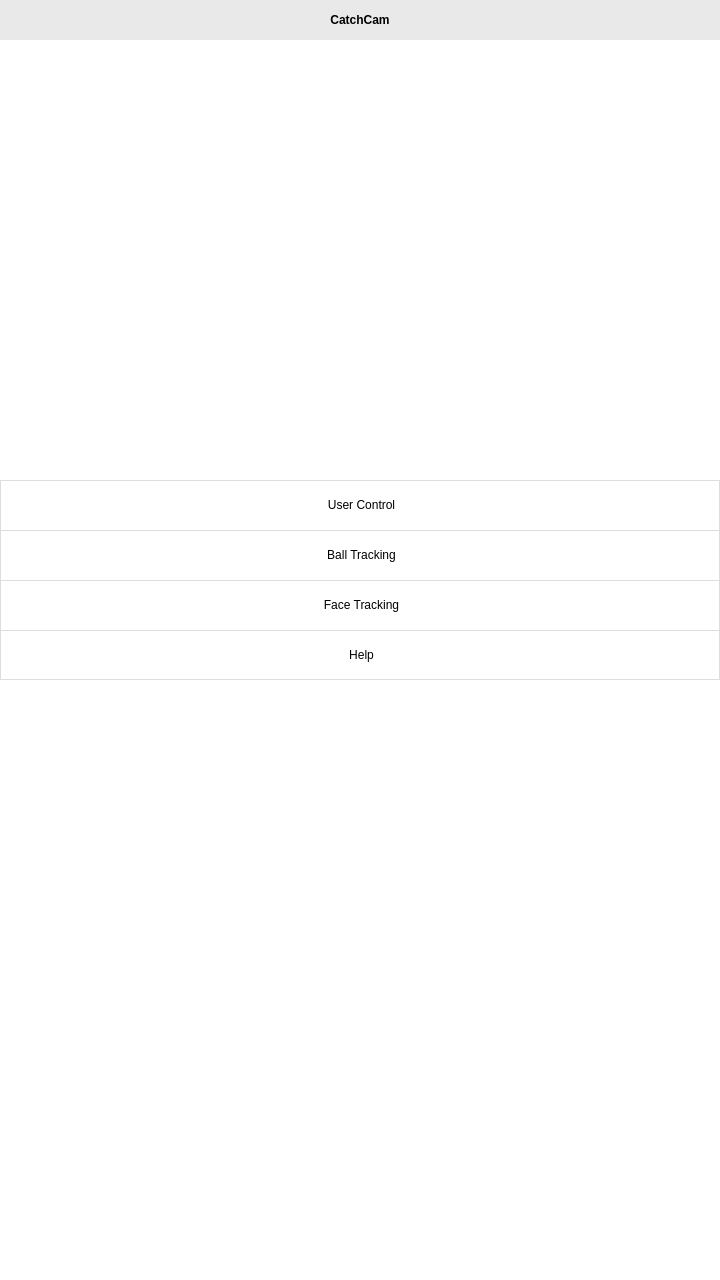
<?xml version="1.0" encoding="UTF-8"?>
<ui version="4.0">
 <class>Form</class>
 <widget class="QWidget" name="Form">
  <property name="geometry">
   <rect>
    <x>0</x>
    <y>0</y>
    <width>720</width>
    <height>1280</height>
   </rect>
  </property>
  <property name="windowTitle">
   <string>Form</string>
  </property>
  <property name="styleSheet">
   <string notr="true">background-color:white</string>
  </property>
  <widget class="QLabel" name="label">
   <property name="geometry">
    <rect>
     <x>0</x>
     <y>0</y>
     <width>720</width>
     <height>40</height>
    </rect>
   </property>
   <property name="styleSheet">
    <string notr="true">background-color:#E9E9E9</string>
   </property>
   <property name="text">
    <string>&lt;html&gt;&lt;head/&gt;&lt;body&gt;&lt;p&gt;&lt;span style=&quot; font-weight:600;&quot;&gt;CatchCam&lt;/span&gt;&lt;/p&gt;&lt;/body&gt;&lt;/html&gt;</string>
   </property>
   <property name="alignment">
    <set>Qt::AlignCenter</set>
   </property>
  </widget>
  <widget class="QLabel" name="label_img">
   <property name="geometry">
    <rect>
     <x>0</x>
     <y>50</y>
     <width>720</width>
     <height>344</height>
    </rect>
   </property>
   <property name="text">
    <string/>
   </property>
  </widget>
  <widget class="QLabel" name="label_user">
   <property name="geometry">
    <rect>
     <x>0</x>
     <y>480</y>
     <width>720</width>
     <height>50</height>
    </rect>
   </property>
   <property name="styleSheet">
    <string notr="true">border-width : 1px 1px 0px 1px;
border-style : solid;
border-color : #dddddd;</string>
   </property>
   <property name="text">
    <string>&lt;html&gt;&lt;head/&gt;&lt;body&gt;&lt;p align=&quot;center&quot;&gt;User Control&lt;/p&gt;&lt;/body&gt;&lt;/html&gt;</string>
   </property>
  </widget>
  <widget class="QLabel" name="label_ball">
   <property name="geometry">
    <rect>
     <x>0</x>
     <y>530</y>
     <width>720</width>
     <height>50</height>
    </rect>
   </property>
   <property name="styleSheet">
    <string notr="true">border-width : 1px 1px 0px 1px;
border-style : solid;
border-color : #dddddd;</string>
   </property>
   <property name="text">
    <string>&lt;html&gt;&lt;head/&gt;&lt;body&gt;&lt;p align=&quot;center&quot;&gt;Ball Tracking&lt;/p&gt;&lt;/body&gt;&lt;/html&gt;</string>
   </property>
  </widget>
  <widget class="QLabel" name="label_face">
   <property name="geometry">
    <rect>
     <x>0</x>
     <y>580</y>
     <width>720</width>
     <height>50</height>
    </rect>
   </property>
   <property name="styleSheet">
    <string notr="true">border-width : 1px 1px 0px 1px;
border-style : solid;
border-color : #dddddd;</string>
   </property>
   <property name="text">
    <string>&lt;html&gt;&lt;head/&gt;&lt;body&gt;&lt;p align=&quot;center&quot;&gt;Face Tracking&lt;/p&gt;&lt;/body&gt;&lt;/html&gt;</string>
   </property>
  </widget>
  <widget class="QLabel" name="label_help">
   <property name="geometry">
    <rect>
     <x>0</x>
     <y>630</y>
     <width>720</width>
     <height>50</height>
    </rect>
   </property>
   <property name="styleSheet">
    <string notr="true">border : 1px solid #dddddd;</string>
   </property>
   <property name="text">
    <string>&lt;html&gt;&lt;head/&gt;&lt;body&gt;&lt;p align=&quot;center&quot;&gt;Help&lt;/p&gt;&lt;/body&gt;&lt;/html&gt;</string>
   </property>
  </widget>
 </widget>
 <resources/>
 <connections/>
</ui>
